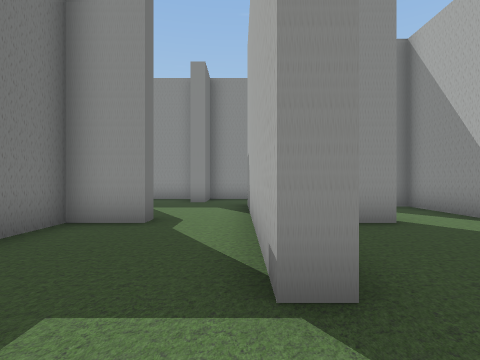
[1] (above)

24 first-person views from a walk through a Unity game level. The camera is 1.5 m above the floor, looks level and sees 80° across. The floor is counted in squares, 2 m on a side. Each view is taken from the middle of a square. On the plan, view 1 faces up. The plan holds only what a view shows up to about 10 squares ahead; the rest is blank. The player character is not drawn.

[2]
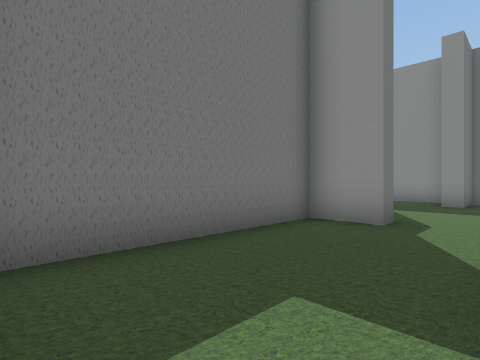

[3]
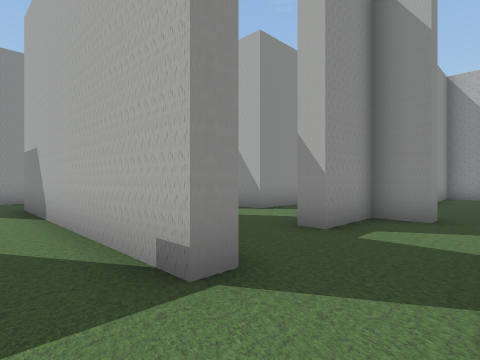

[4]
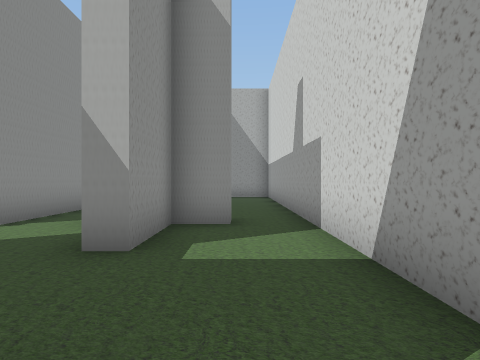

[5]
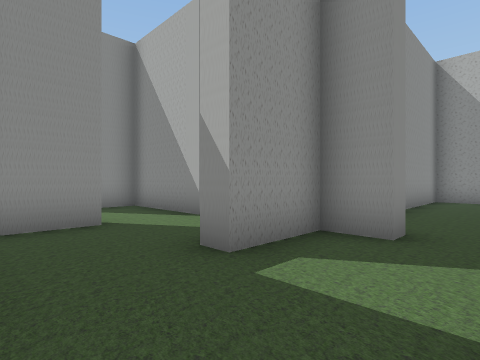

[6]
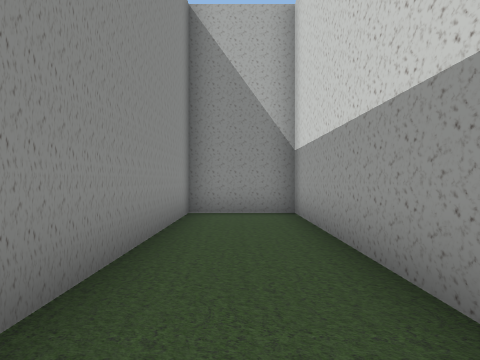

[7]
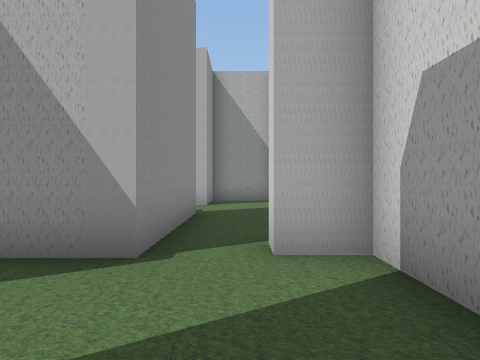

[8]
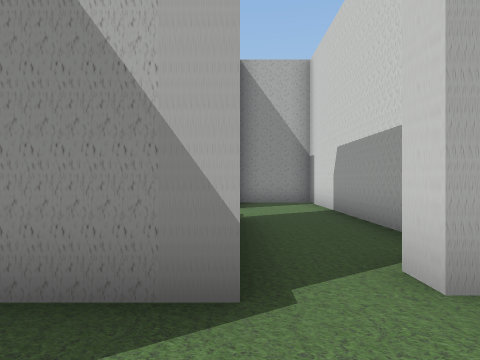

[9]
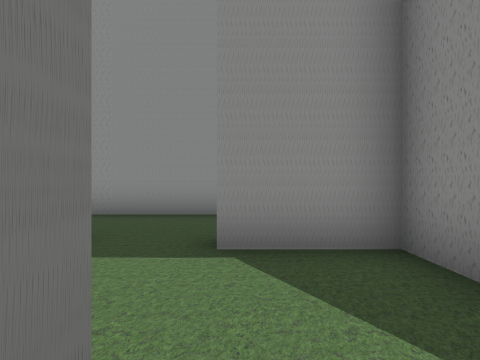

[10]
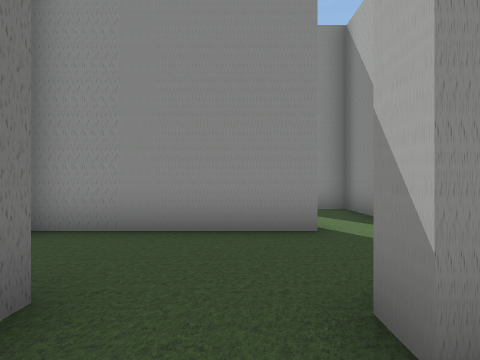

[11]
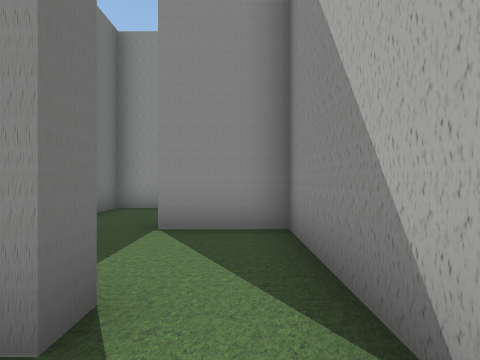

[12]
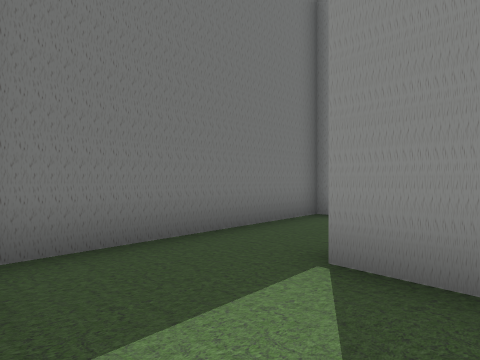

[13]
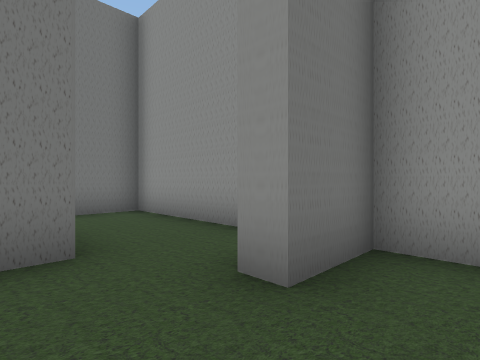

[14]
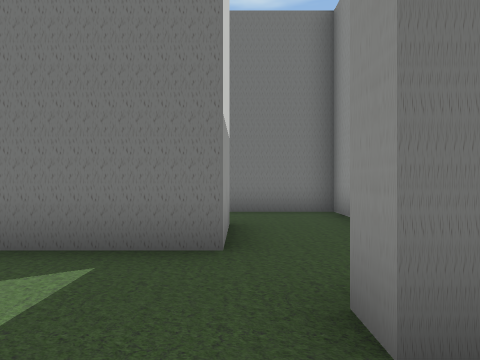

[15]
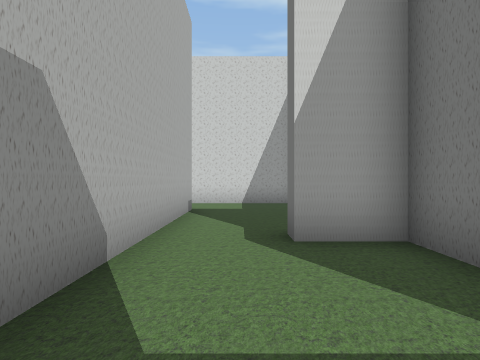

[16]
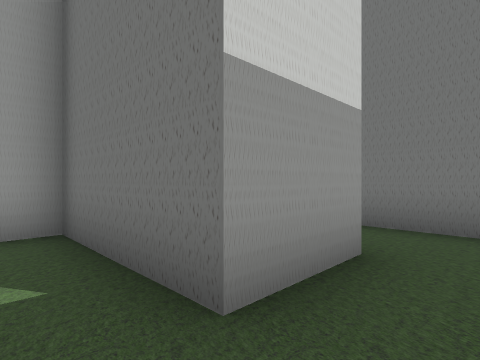

[17]
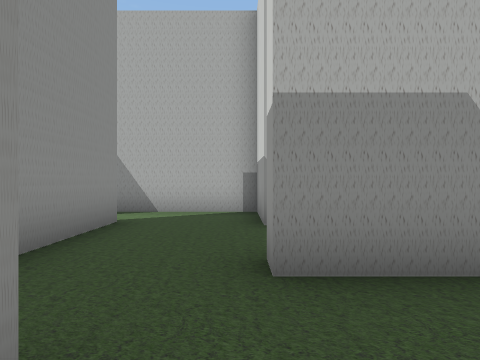

[18]
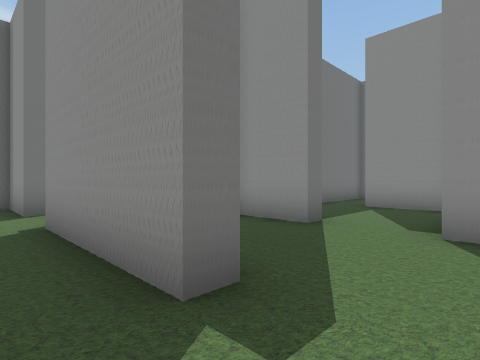

[19]
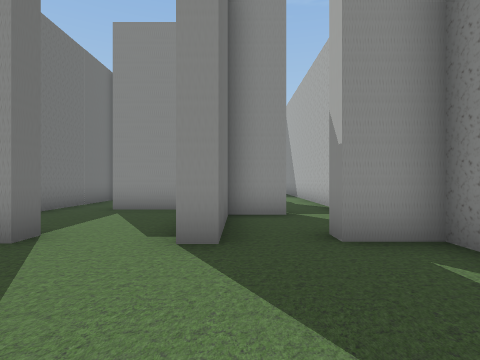

[20]
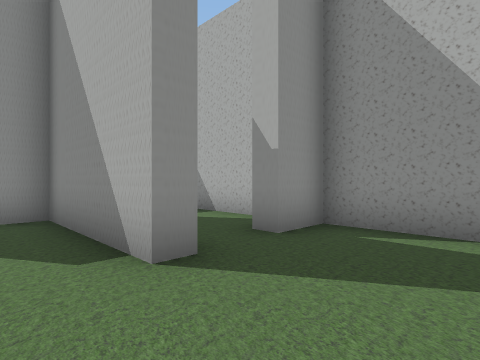

[21]
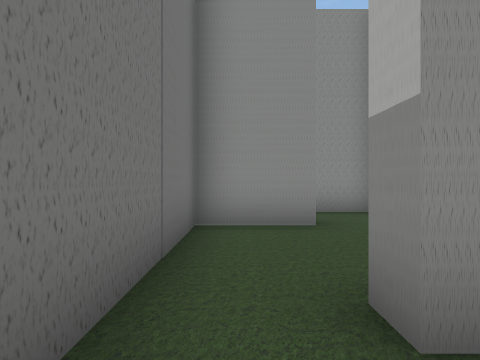

[22]
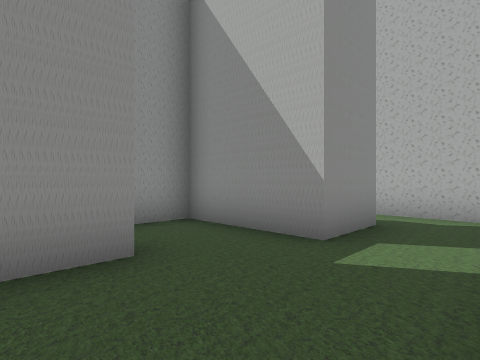

[23]
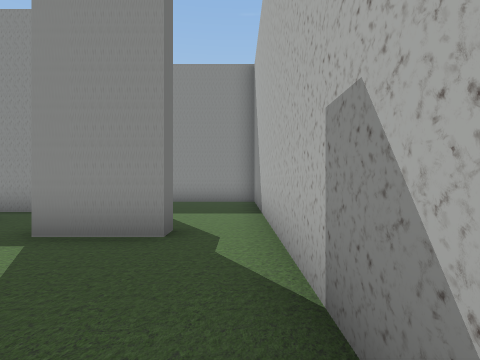

[24]
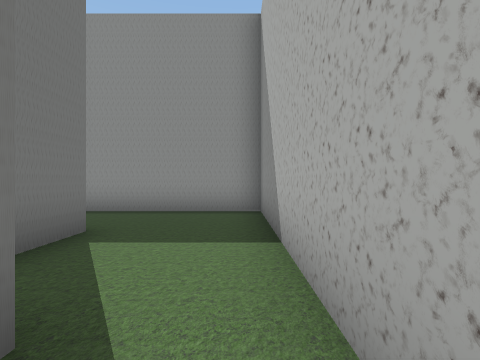

### Floor plan
Ten units are one square. View 1 is at (0, 0); x grows to the right and y downward. Boxes are objects, and circles mark ways between rooms. Rooms are numbered by the first view taken in them; rooms with no view inside come last. Other rooms are left out.
<svg viewBox="-73 -214 203 222">
<path fill="none" stroke="#000" d="M-50 -88 -30 -88 -30 -55 -17 -55 -17 -50 -30 -50 -30 -2M8 -17 2 -17 2 -88 8 -88M-19 -112 -68 -112 -68 -80M14 -112 -12 -112 -12 -96 -18 -96M-26 3 6 3M35 -27 48 -27 48 -37M48 -50 48 -81 27 -81 27 -86M54 -12 48 -12 48 -22 30 -22 30 -28M27 -56 27 -50 8 -50M6 3 125 3 125 -22 74 -22M27 -86 48 -86 48 -115M31 -118 31 -112M48 -115 48 -144 28 -144M7 -154 7 -122M85 -55 85 -50 48 -50M71 -27 125 -27 125 -50M120 -50 106 -50M48 -37 54 -37M73 -89 73 -84 56 -84M98 -96 98 -84 93 -84 93 -96M125 -64 125 -84 112 -84 112 -90M68 -122 68 -128M74 -157 53 -157 53 -118M110 -148 93 -148 93 -165M110 -154 110 -148M98 -182 98 -168M110 -112 98 -112 98 -96M125 -101 125 -209 82 -209M93 -96 93 -122 68 -122M31 -112 14 -112"/>
<circle cx="10" cy="-5" r="3" fill="#2a7"/>
<circle cx="10" cy="-95" r="3" fill="#2a7"/>
<circle cx="40" cy="-40" r="3" fill="#2a7"/>
<circle cx="20" cy="-80" r="3" fill="#2a7"/>
<circle cx="40" cy="-110" r="3" fill="#2a7"/>
<circle cx="30" cy="-95" r="3" fill="#2a7"/>
<circle cx="95" cy="-50" r="3" fill="#2a7"/>
<circle cx="110" cy="-90" r="3" fill="#2a7"/>
<circle cx="85" cy="-90" r="3" fill="#2a7"/>
<circle cx="60" cy="-120" r="3" fill="#2a7"/>
<circle cx="70" cy="-105" r="3" fill="#2a7"/>
<circle cx="100" cy="-135" r="3" fill="#2a7"/>
<text x="-20" y="-60">1</text>
<text x="40" y="-30">2</text>
<text x="40" y="-100">3</text>
<text x="30" y="-130">4</text>
<text x="90" y="-40">5</text>
<text x="90" y="-70">6</text>
<text x="60" y="-110">7</text>
<text x="80" y="-140">8</text>
<text x="110" y="-160">9</text>
<text x="80" y="-110">10</text>
<text x="20" y="-100">11</text>
</svg>
Room 1 opens to room 2. Room 1 opens to room 11. Room 2 opens to room 5. Room 2 opens to room 11. Room 3 opens to room 4. Room 3 opens to room 11. Room 5 opens to room 6. Room 6 opens to room 9. Room 6 opens to room 10. Room 7 opens to room 8. Room 7 opens to room 10. Room 8 opens to room 9.

Where each view was taken, in squares from view 1:
view 1: 0 up, 0 right, facing up
view 2: 0 up, 0 right, facing up-left
view 3: 0 up, 1 left, facing up-right
view 4: 1 up, 0 right, facing right
view 5: 0 up, 1 right, facing up-right
view 6: 1 up, 6 right, facing right
view 7: 4 up, 2 right, facing right
view 8: 5 up, 3 right, facing right
view 9: 5 up, 3 right, facing up
view 10: 7 up, 2 right, facing up
view 11: 10 up, 4 right, facing up
view 12: 12 up, 4 right, facing up-left
view 13: 8 up, 0 right, facing up-left
view 14: 9 up, 0 right, facing left
view 15: 9 up, 1 left, facing down
view 16: 10 up, 2 left, facing down-left
view 17: 9 up, 2 left, facing right
view 18: 4 up, 10 right, facing up-left
view 19: 5 up, 10 right, facing up
view 20: 6 up, 8 right, facing up-right
view 21: 11 up, 6 right, facing up
view 22: 13 up, 6 right, facing up-right
view 23: 11 up, 12 right, facing up
view 24: 14 up, 12 right, facing up
